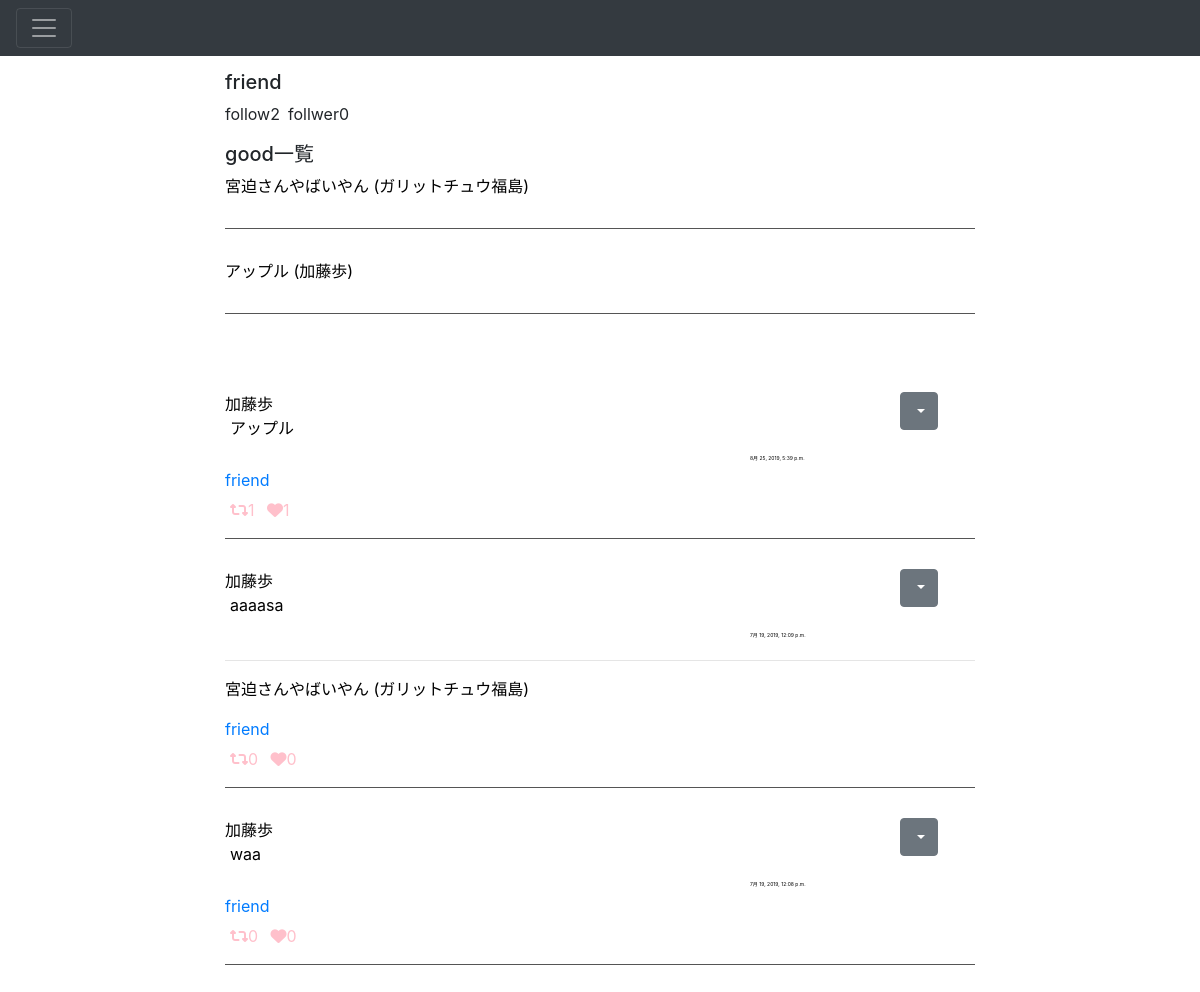
The app's page /users/8/ (signed in), older data.
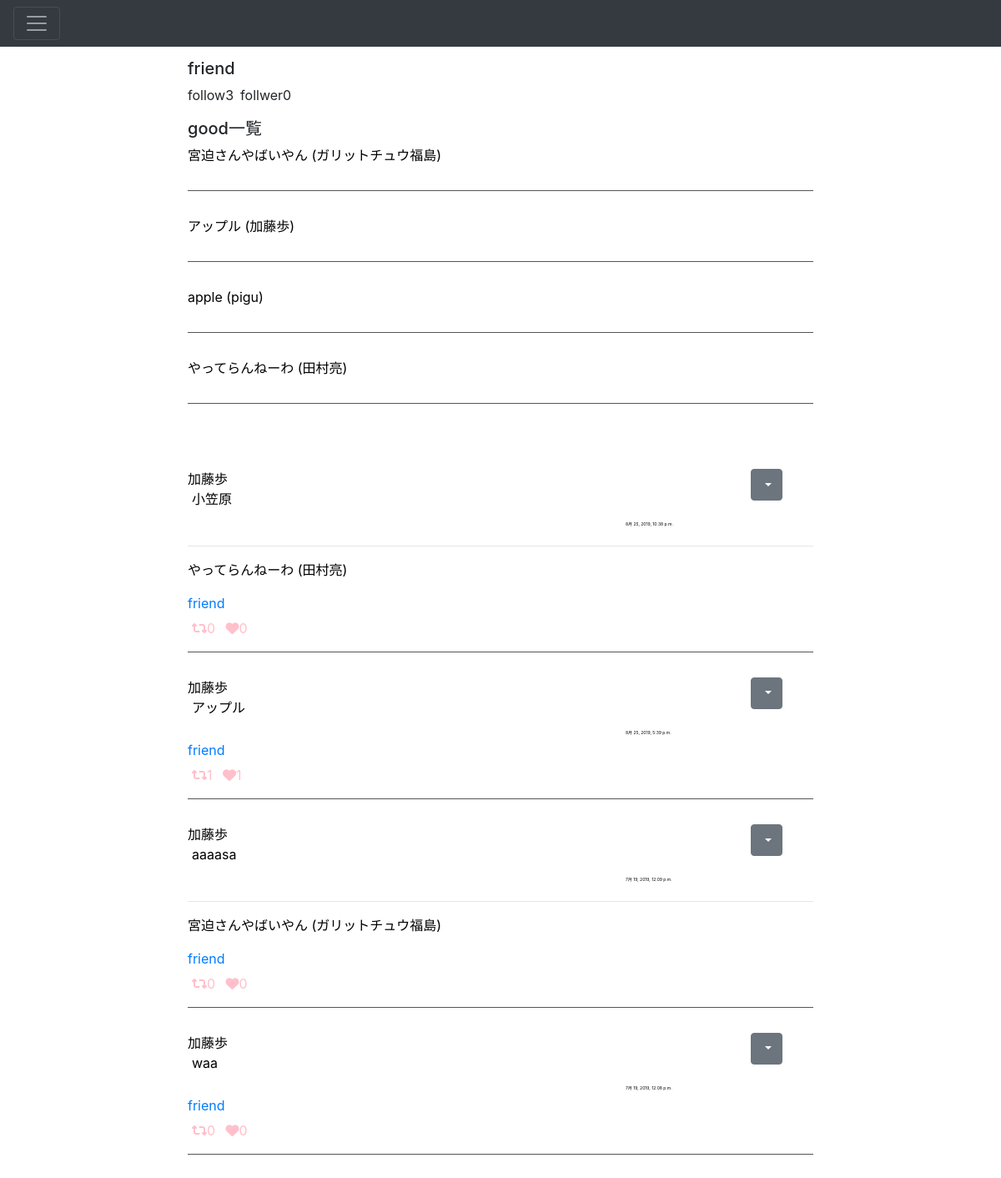
The same page, newer data.
### app/models.py (models this page shows, shortened)
class Good(models.Model):
    user = models.ForeignKey(User, on_delete=models.CASCADE, related_name='good_user')
    photo = models.ForeignKey(Photo, on_delete=models.CASCADE, related_name='good_photo')

class Photo(models.Model):
    comment = models.TextField(max_length=1000)
    image = models.ImageField(upload_to = 'photos', blank=True, null=True)
    created_at = models.DateTimeField(auto_now=True)
    user = models.ForeignKey(User, on_delete=models.CASCADE)
    created_at = models.DateTimeField(auto_now=True)
    share_id = models.IntegerField(default=-1)
    good_count = models.IntegerField(default=0)
    share_count = models.IntegerField(default=0)
    def __str__(self):
        return str(self.comment) + ' (' + str(self.user) + ')'
    def get_share(self):
        return Photo.objects.get(id=self.share_id)
    class Meta:
        ordering = ('-created_at',)

### app/views.py (the view)
# urls.py: path('users/<int:pk>/', views.users_detail, name='users_detail'),
@login_required
def users_detail(request, pk):
    user = get_object_or_404(User, pk=pk)
    photos = user.photo_set.all().order_by('-created_at')
    good_user = user.good_user.all()
    apple = user.friend_user.count
    pan = user.friend_owner.count
    return render(request, 'app/users_detail.html', {'user': user, 'photos': photos, 'apple':apple, 'pan':pan, 'good_user':good_user})

### app/templates/app/users_detail.html (shortened to what this page needs)
{% extends 'app/base.html' %}
{% block content %}
<h5>friend</h5>
<div class="follow_detail">
  <p>follow{{pan}}</p>
  &ensp;<p>follwer{{ apple }}</p>
</div>
<div class='panda'>
  <h5>good一覧</h5>
</div>
  {% for item in good_user %}
  <div class="tweet">
    <span>{{ item.photo }}</span>
  </div>
  {% endfor %}
{% include 'app/tweet.html' %}
{% endblock %}

### app/templates/app/tweet.html (shortened to what this page needs)
<div class="photo-container">
    {% for photo in photos %}
      <div class="tweet">
        <div class="clone">
          <div class="dropdown">
            <button class="btn btn-secondary dropdown-toggle" type="button" id="dropdownMenu2" data-toggle="dropdown" aria-haspopup="true" aria-expanded="false">
            </button>
          </div>
        </div>
        <div class="tweet-info">
          <a href="{% url 'app:users_detail' photo.user.id %}">
            <span>{{ photo.user }}</span>
          </a>
        </div>
        <div class='tweet-content'>
          <div class='tweet-content-main'>
            {{ photo.comment }}
          </div>
        </div>
        <div class='tweet-date'>
          {{photo.created_at}}
        </div>
        {% if photo.share_id > 0 %}
        <hr class="share_line">
        <p class="share_item_content">{{photo.get_share}}</P>
        {% endif %}
        <p class="message_owner">
          <a href="{% url 'app:share' photo.id %}"><span class="photo_counter"><i class="fas fa-retweet"></i>{{photo.share_count}}</span></a>
          <a href="{% url 'app:good' photo.id %}"><span class="photo_counter">&ensp;<i class="fas fa-heart"></i>{{photo.good_count}}</span></a>
        </p>
        {% if request.user != photo.user %}
        <p class="tweet_detail">
          <a href="{% url 'app:add' %}?name={{photo.user}}">friend</a>
        </p>
        {% endif %}
        </div>
  {% endfor %}
  </div>

Row changes from the older to the newer data that the page shows:
added Good: photo "apple (pigu)"
added Good: photo "やってらんねーわ (田村亮)"
added Photo: user "加藤歩", comment "小笠原", created_at "8月 25, 2019, 10:38 p.m.", get_share "やってらんねーわ (田村亮)", share_count "0", good_count "0"
Text that changed along with them:
{{ pan }}: "2" → "3"
